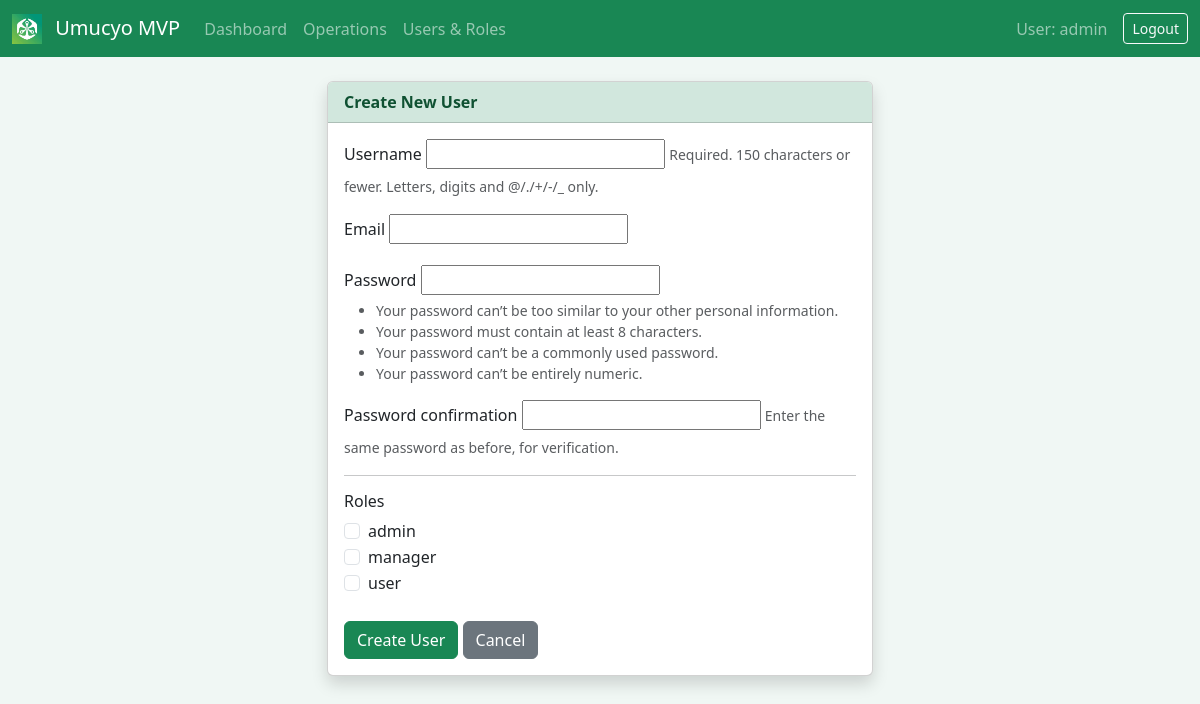
The app's page /web/users/create/ (signed in) with its own data.
### core/models.py (models this page shows, shortened)
class Role(models.Model):
    name = models.CharField(max_length=100, unique=True)

### web/views.py (the view, shortened to what this page needs)
# urls.py: path('users/create/', UserCreateView.as_view(), name='user_create'),
class UserCreateView(LoginRequiredMixin, CreateView):
    model = User
    form_class = CustomUserCreationForm
    template_name = 'web/user_create.html'
    success_url = reverse_lazy('user_list')
    def dispatch(self, request, *args, **kwargs):
        if not user_has_role(request.user, ['Admin']):
            raise PermissionDenied
        return super().dispatch(request, *args, **kwargs)
    def get_context_data(self, **kwargs):
        context = super().get_context_data(**kwargs)
        context['all_roles'] = Role.objects.all()
        return context

### web/forms_custom.py
class CustomUserCreationForm(UserCreationForm):
    email = forms.EmailField(required=True)
    class Meta:
        model = User
        fields = ("username", "email")

### core/templatetags/core_tags.py (called while the page is built)
@register.filter
def has_role(user, role_names):
    if not user:
        return False
    if isinstance(role_names, str):
        role_list = [r.strip() for r in role_names.split(',')]
    else:
        role_list = role_names
    return user_has_role(user, role_list)

### core/utils.py (called while the page is built)
def user_has_role(user, role_names):
    if not user.is_authenticated:
        return False
    if user.is_superuser:
        return True
    if isinstance(role_names, str):
        role_names = [role_names]
    return UserRole.objects.filter(user=user, role__name__in=role_names).exists()

### web/templates/web/user_create.html (shortened to what this page needs)
{% extends 'web/base.html' %}
{% block content %}
<div class="row justify-content-center mt-4">
    <div class="col-md-6">
        <div class="card shadow">
            <div class="card-header">Create New User</div>
            <div class="card-body">
                <form method="post">
                    {% for field in form %}
                    <div class="mb-3">
                        <label class="form-label">{{ field.label }}</label>
                        {{ field }}
                        {% if field.help_text %}
                        <small class="form-text text-muted">{{ field.help_text }}</small>
                        {% endif %}
                    </div>
                    {% endfor %}
                    <hr>
                    <h6>Roles</h6>
                    {% for role in all_roles %}
                    <div class="form-check">
                        <input class="form-check-input" type="checkbox" name="roles" value="{{ role.id }}" id="role_{{ role.id }}">
                        <label class="form-check-label" for="role_{{ role.id }}">
                            {{ role.name }}
                        </label>
                    </div>
                    {% endfor %}
                    <br>
                    <button type="submit" class="btn btn-success">Create User</button>
                    <a href="{% url 'user_list' %}" class="btn btn-secondary">Cancel</a>
                </form>
            </div>
        </div>
    </div>
</div>
{% endblock %}

### web/templates/web/base.html (shortened to what this page needs)
{% load static %}
<!DOCTYPE html>
<html lang="en">
<head>
    <link href="https://cdn.jsdelivr.net/npm/bootstrap@5.3.0/dist/css/bootstrap.min.css" rel="stylesheet">
</head>
<body>
    {% if user.is_authenticated %}
    <nav class="navbar navbar-expand-lg navbar-dark bg-dark mb-4">
        <div class="container-fluid">
            <a class="navbar-brand" href="{% url 'dashboard' %}">
                <img src="{% static 'web/img/OldMutual_logo.jpeg' %}" alt="Logo" height="30"
                    class="d-inline-block align-text-top me-2">
                Umucyo MVP
            </a>
            <div class="collapse navbar-collapse" id="navbarText">
                <ul class="navbar-nav me-auto mb-2 mb-lg-0">
                    <li class="nav-item">
                        <a class="nav-link" href="{% url 'dashboard' %}">Dashboard</a>
                    </li>
                    <li class="nav-item">
                        <a class="nav-link" href="{% url 'operation_list' %}">Operations</a>
                    </li>
                    {% load core_tags %}
                    {% if user|has_role:'Admin' %}
                    <li class="nav-item">
                        <a class="nav-link" href="{% url 'user_list' %}">Users & Roles</a>
                    </li>
                    {% endif %}
                </ul>
                <span class="navbar-text me-3">
                    User: {{ user.username }}
                </span>
                <form action="{% url 'logout' %}" method="post" class="d-inline">
                    <button type="submit" class="btn btn-outline-light btn-sm">Logout</button>
                </form>
            </div>
        </div>
    </nav>
    {% endif %}
    <div class="container">
        {% block content %}{% endblock %}
    </div>
</body>
</html>

### web/templates/web/base.html (style rules this page uses)
body { background-color: #f0f7f4; }
.navbar-dark.bg-dark { background-color: #198754 !important; }
.card-header { background-color: #d1e7dd; color: #0f5132; font-weight: bold; }

### records on screen
Role: name "admin"
Role: name "manager"
Role: name "user"

### other values on screen
{{ user.username }} "admin"
{{ field.label }} "Username" "Email" "Password" "Password confirmation"
{{ field.help_text }} "Required. 150 characters or fewer. Letters, digits and @/./+/-/_ only." "Enter the same password as before, for verification."
